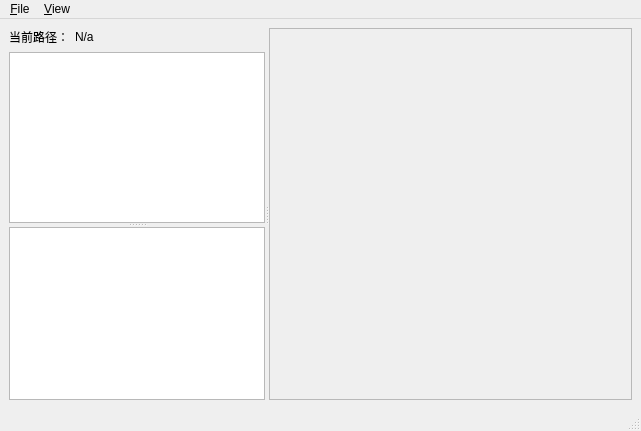
<?xml version="1.0" encoding="UTF-8"?>
<ui version="4.0">
 <class>MainWindow</class>
 <widget class="QMainWindow" name="MainWindow">
  <property name="geometry">
   <rect>
    <x>0</x>
    <y>0</y>
    <width>641</width>
    <height>431</height>
   </rect>
  </property>
  <property name="windowTitle">
   <string>MainWindow</string>
  </property>
  <widget class="QWidget" name="centralwidget">
   <layout class="QVBoxLayout" name="verticalLayout_2">
    <item>
     <widget class="QSplitter" name="splitter_2">
      <property name="orientation">
       <enum>Qt::Horizontal</enum>
      </property>
      <widget class="QSplitter" name="splitter">
       <property name="sizePolicy">
        <sizepolicy hsizetype="Preferred" vsizetype="Expanding">
         <horstretch>0</horstretch>
         <verstretch>0</verstretch>
        </sizepolicy>
       </property>
       <property name="orientation">
        <enum>Qt::Vertical</enum>
       </property>
       <widget class="QWidget" name="layoutWidget">
        <layout class="QVBoxLayout" name="verticalLayout">
         <item>
          <layout class="QHBoxLayout" name="horizontalLayout">
           <item>
            <widget class="QLabel" name="label">
             <property name="sizePolicy">
              <sizepolicy hsizetype="Preferred" vsizetype="Preferred">
               <horstretch>0</horstretch>
               <verstretch>0</verstretch>
              </sizepolicy>
             </property>
             <property name="text">
              <string notr="true">当前路径：</string>
             </property>
             <property name="alignment">
              <set>Qt::AlignLeading|Qt::AlignLeft|Qt::AlignVCenter</set>
             </property>
            </widget>
           </item>
           <item>
            <widget class="QLabel" name="labelDirOpened">
             <property name="sizePolicy">
              <sizepolicy hsizetype="Expanding" vsizetype="Fixed">
               <horstretch>0</horstretch>
               <verstretch>0</verstretch>
              </sizepolicy>
             </property>
             <property name="text">
              <string>N/a</string>
             </property>
            </widget>
           </item>
          </layout>
         </item>
         <item>
          <widget class="QListWidget" name="listWidgetFile">
           <property name="selectionMode">
            <enum>QAbstractItemView::ExtendedSelection</enum>
           </property>
          </widget>
         </item>
        </layout>
       </widget>
       <widget class="QListWidget" name="listWidgetNode">
        <property name="sizePolicy">
         <sizepolicy hsizetype="Expanding" vsizetype="Expanding">
          <horstretch>0</horstretch>
          <verstretch>0</verstretch>
         </sizepolicy>
        </property>
       </widget>
      </widget>
      <widget class="QScrollArea" name="scrollArea">
       <property name="sizePolicy">
        <sizepolicy hsizetype="Expanding" vsizetype="Expanding">
         <horstretch>1</horstretch>
         <verstretch>0</verstretch>
        </sizepolicy>
       </property>
       <property name="minimumSize">
        <size>
         <width>0</width>
         <height>0</height>
        </size>
       </property>
       <property name="widgetResizable">
        <bool>true</bool>
       </property>
       <widget class="MatplotlibWidget" name="mplWidget">
        <property name="geometry">
         <rect>
          <x>0</x>
          <y>0</y>
          <width>358</width>
          <height>366</height>
         </rect>
        </property>
       </widget>
      </widget>
     </widget>
    </item>
   </layout>
  </widget>
  <widget class="QMenuBar" name="menubar">
   <property name="geometry">
    <rect>
     <x>0</x>
     <y>0</y>
     <width>641</width>
     <height>23</height>
    </rect>
   </property>
   <widget class="QMenu" name="menuFile">
    <property name="title">
     <string>&amp;File</string>
    </property>
    <addaction name="actionOpen"/>
    <addaction name="actionSave"/>
    <addaction name="actionExit"/>
   </widget>
   <widget class="QMenu" name="menuView">
    <property name="title">
     <string>&amp;View</string>
    </property>
    <addaction name="actionAccBodyFrame"/>
    <addaction name="actionAccWorldFrame"/>
    <addaction name="actionVelocity"/>
    <addaction name="actionDisplacement"/>
    <addaction name="separator"/>
    <addaction name="actionLegend"/>
   </widget>
   <addaction name="menuFile"/>
   <addaction name="menuView"/>
  </widget>
  <widget class="QStatusBar" name="statusbar"/>
  <action name="actionOpen">
   <property name="text">
    <string>(&amp;O)pen</string>
   </property>
   <property name="toolTip">
    <string>Open a XML file</string>
   </property>
   <property name="shortcut">
    <string>Ctrl+O</string>
   </property>
  </action>
  <action name="actionExit">
   <property name="text">
    <string>E(&amp;x)it</string>
   </property>
   <property name="toolTip">
    <string>E(x)it</string>
   </property>
   <property name="shortcut">
    <string>Ctrl+Q</string>
   </property>
  </action>
  <action name="actionSave">
   <property name="text">
    <string>(&amp;S)ave</string>
   </property>
   <property name="shortcut">
    <string>Ctrl+S</string>
   </property>
  </action>
  <action name="actionAccBodyFrame">
   <property name="checkable">
    <bool>true</bool>
   </property>
   <property name="checked">
    <bool>true</bool>
   </property>
   <property name="text">
    <string>Acc(&amp;B)odyFrame</string>
   </property>
   <property name="shortcut">
    <string>Ctrl+B</string>
   </property>
  </action>
  <action name="actionAccWorldFrame">
   <property name="checkable">
    <bool>true</bool>
   </property>
   <property name="text">
    <string>Acc(&amp;W)orldFrame</string>
   </property>
   <property name="shortcut">
    <string>Ctrl+W</string>
   </property>
  </action>
  <action name="actionVelocity">
   <property name="checkable">
    <bool>true</bool>
   </property>
   <property name="text">
    <string>(&amp;V)elocity</string>
   </property>
   <property name="shortcut">
    <string>Ctrl+V</string>
   </property>
  </action>
  <action name="actionDisplacement">
   <property name="checkable">
    <bool>true</bool>
   </property>
   <property name="text">
    <string>(&amp;D)isplacement</string>
   </property>
   <property name="shortcut">
    <string>Ctrl+D</string>
   </property>
  </action>
  <action name="actionLegend">
   <property name="checkable">
    <bool>true</bool>
   </property>
   <property name="checked">
    <bool>true</bool>
   </property>
   <property name="text">
    <string>(&amp;L)egend</string>
   </property>
   <property name="shortcut">
    <string>Ctrl+L</string>
   </property>
  </action>
 </widget>
 <customwidgets>
  <customwidget>
   <class>MatplotlibWidget</class>
   <extends>QWidget</extends>
   <header>matplotlibwidget.h</header>
   <container>1</container>
  </customwidget>
 </customwidgets>
 <resources/>
 <connections>
  <connection>
   <sender>actionExit</sender>
   <signal>triggered()</signal>
   <receiver>MainWindow</receiver>
   <slot>close()</slot>
   <hints>
    <hint type="sourcelabel">
     <x>-1</x>
     <y>-1</y>
    </hint>
    <hint type="destinationlabel">
     <x>320</x>
     <y>215</y>
    </hint>
   </hints>
  </connection>
 </connections>
</ui>
